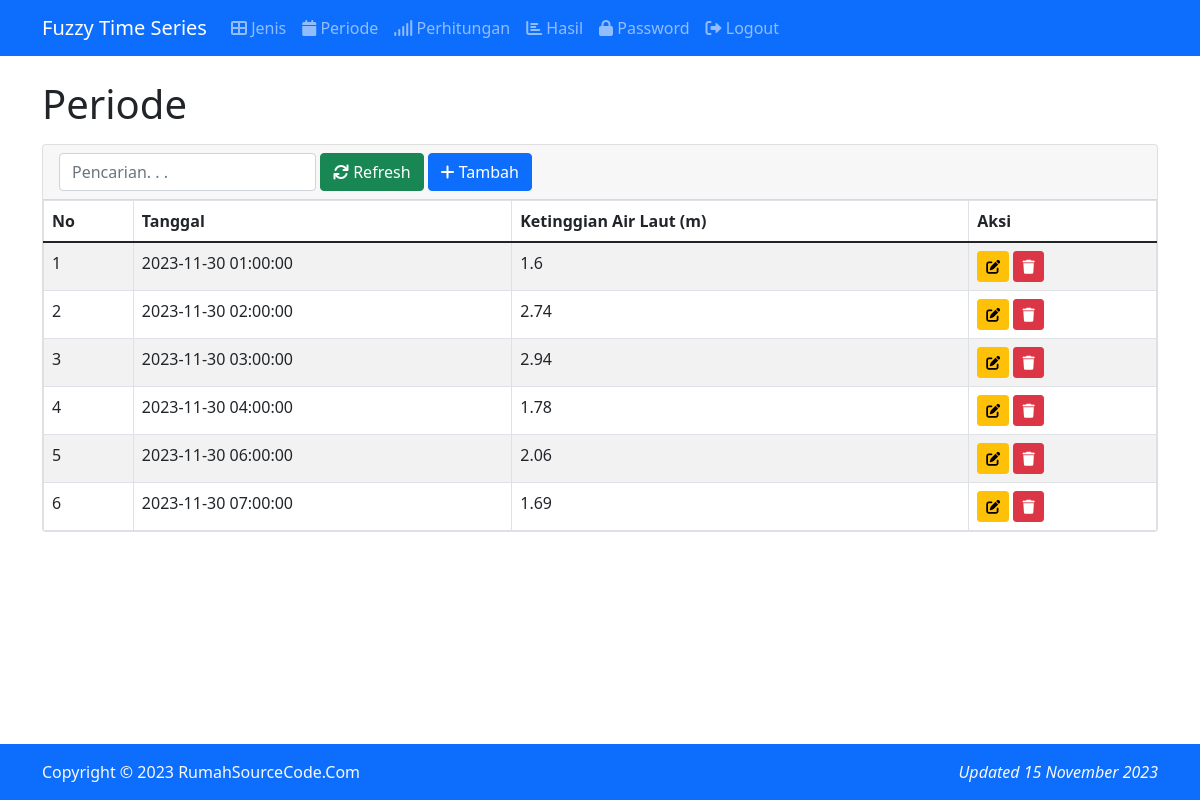
/index.php?m=periode (signed in), run on the app's committed database.
### tables this page shows
CREATE TABLE `tb_periode` (
  `id_periode` int(16) NOT NULL AUTO_INCREMENT,
  `waktu` datetime DEFAULT NULL,
  PRIMARY KEY (`id_periode`)
);

### functions.php (called while the page is built, shortened)
<?php
include 'config.php';
include 'includes/db.php';
$db = new DB($config['server'], $config['username'], $config['password'], $config['database_name']);
function _get($key, $val = null)
{
    if (isset($_GET[$key]))
        return $_GET[$key];
    else
        return $val;
}
function _session($key, $val = null)
{
    if (isset($_SESSION[$key]))
        return $_SESSION[$key];
    else
        return $val;
}
$mod = _get('m');
$rows = $db->get_results("SELECT * FROM tb_periode ORDER BY id_periode");
foreach ($rows as $row) {
    $PERIODE[$row->id_periode] = $row->waktu;
}
$rows = $db->get_results("SELECT * FROM tb_jenis ORDER BY kode_jenis");
foreach ($rows as $row) {
    $JENIS[$row->kode_jenis] = $row->nama_jenis;
}
function get_data()
{
    global $db, $PERIODE;
    $rows = $db->get_results("SELECT *
    FROM tb_relasi r
    ORDER BY id_periode, kode_jenis");
    $data = array();
    foreach ($rows as $row) {
        $data[$PERIODE[$row->id_periode]][$row->kode_jenis] = $row->nilai;
    }
    return $data;
}

### config.php (called while the page is built, shortened)
<?php
$config["server"] = 'localhost';
$config["username"] = 'root';
$config["password"] = '';
$config["database_name"] = 'fts_chen';

### includes/db.php (called while the page is built, shortened)
<?php
class DB
{
    var $conn = null;
    public function __construct($host, $username, $passwd, $dbname)
    {
        $this->conn = mysqli_connect($host, $username, $passwd, $dbname);
    }
    public function query($sql)
    {
        $query = mysqli_query($this->conn, $sql) or die('<pre>Error mysqli_query: ' . mysqli_error($this->conn) . '<br />' . $sql . '</pre>');
        return $query;
    }
    public function get_results($sql)
    {
        $query = $this->query($sql);
        $arr = array();
        while ($row = mysqli_fetch_object($query)) {
            $arr[] = $row;
        }
        return $arr;
    }
}

### periode.php (the view, shortened to what this page needs)
<div class="mb-3">
    <h1>Periode</h1>
</div>
<div class="card panel-default">
    <div class="card-header">
        <form class="row g-1 align-items-center">
            <div class="col-auto">
                <input class="form-control" type="text" placeholder="Pencarian. . ." name="q" value="<?= _get('q') ?>" />
            </div>
            <div class="col-auto">
                <button class="btn btn-success"><span class="fa fa-refresh"></span> Refresh</button>
            </div>
            <div class="col-auto">
                <a class="btn btn-primary" href="?m=periode_tambah"><span class="fa fa-plus"></span> Tambah</a>
            </div>
        </form>
    </div>
    <div class="table-responsive">
        <table class="table table-bordered table-hover table-striped m-0">
            <thead>
                <tr>
                    <th>No</th>
                    <th>Tanggal</th>
                    <?php foreach ($JENIS as $key => $val) : ?>
                        <th><?= $val ?></th>
                    <?php endforeach ?>
                    <th>Aksi</th>
                </tr>
            </thead>
            <?php
            $q = esc_field(_get('q'));
            $rows = $db->get_results("SELECT * FROM tb_periode WHERE waktu LIKE '%$q%' ORDER BY id_periode");
            $analisa = get_data();
            foreach ($rows as $row) : ?>
                <tr>
                    <td><?= $row->id_periode ?></td>
                    <td><?= $row->waktu ?></td>
                    <?php foreach ($analisa[$PERIODE[$row->id_periode]] as $k => $v) : ?>
                        <td><?= $v ?></td>
                    <?php endforeach ?>
                    <td>
                        <a class="btn btn-sm btn-warning" href="?m=periode_ubah&ID=<?= $row->id_periode ?>"><span class="fa fa-edit"></span></a>
                        <a class="btn btn-sm btn-danger" href="aksi.php?act=periode_hapus&ID=<?= $row->id_periode ?>" onclick="return confirm('Hapus data?')"><span class="fa fa-trash"></span></a>
                    </td>
                </tr>
            <?php endforeach; ?>
        </table>
    </div>
</div>

### index.php (shortened to what this page needs)
<?php
include 'functions.php';
?>
<!DOCTYPE html>
<html lang="en" class="h-100">
<head>
    <link href="assets/css/default-bootstrap.min.css" rel="stylesheet" />
    <link href="assets/fontawesome/css/all.min.css" rel="stylesheet" />
</head>
<body class="d-flex flex-column h-100">
    <nav class="navbar navbar-expand-lg navbar-dark bg-primary">
        <div class="container">
            <a class="navbar-brand" href="?">Fuzzy Time Series</a>
            <div class="collapse navbar-collapse" id="navbarSupportedContent">
                <ul class="navbar-nav me-auto mb-2 mb-lg-0">
                    <?php if (_session('login')) : ?>
                        <li class="nav-item">
                            <a class="nav-link" href="?m=jenis"><span class="fa fa-th-large"></span> Jenis</a>
                        </li>
                        <li class="nav-item">
                            <a class="nav-link" href="?m=periode"><span class="fa fa-calendar"></span> Periode</a>
                        </li>
                        <li class="nav-item">
                            <a class="nav-link" href="?m=hitung"><span class="fa fa-signal"></span> Perhitungan</a>
                        </li>
                        <li class="nav-item">
                            <a class="nav-link" href="?m=hasil"><span class="fa fa-chart-bar"></span> Hasil</a>
                        </li>
                        <li class="nav-item">
                            <a class="nav-link" href="?m=password"><span class="fa fa-lock"></span> Password</a>
                        </li>
                        <li class="nav-item">
                            <a class="nav-link" href="aksi.php?act=logout"><span class="fa fa-right-from-bracket"></span> Logout</a>
                        </li>
                    <?php endif ?>
                </ul>
            </div>
        </div>
    </nav>
    <main class="flex-shrink-0">
        <div class="container my-4">
            <?php
            if (file_exists($mod . '.php'))
                include $mod . '.php';
            else
                include 'home.php';
            ?>
        </div>
    </main>
    <footer class="mt-auto bg-primary text-light py-3">
        <div class="container">
            Copyright &copy; <?= date('Y') ?> RumahSourceCode.Com <em class="float-end">Updated 15 November 2023</em>
        </div>
    </footer>
</body>
</html>

### data on the page
tb_periode: id_periode "1", waktu "2023-11-30 01:00:00", id_periode "1.6"
tb_periode: id_periode "2", waktu "2023-11-30 02:00:00", id_periode "2.74"
tb_periode: id_periode "3", waktu "2023-11-30 03:00:00", id_periode "2.94"
tb_periode: id_periode "4", waktu "2023-11-30 04:00:00", id_periode "1.78"
tb_periode: id_periode "5", waktu "2023-11-30 06:00:00", id_periode "2.06"
tb_periode: id_periode "6", waktu "2023-11-30 07:00:00", id_periode "1.69"

### other printed values
$val "Ketinggian Air Laut (m)"
